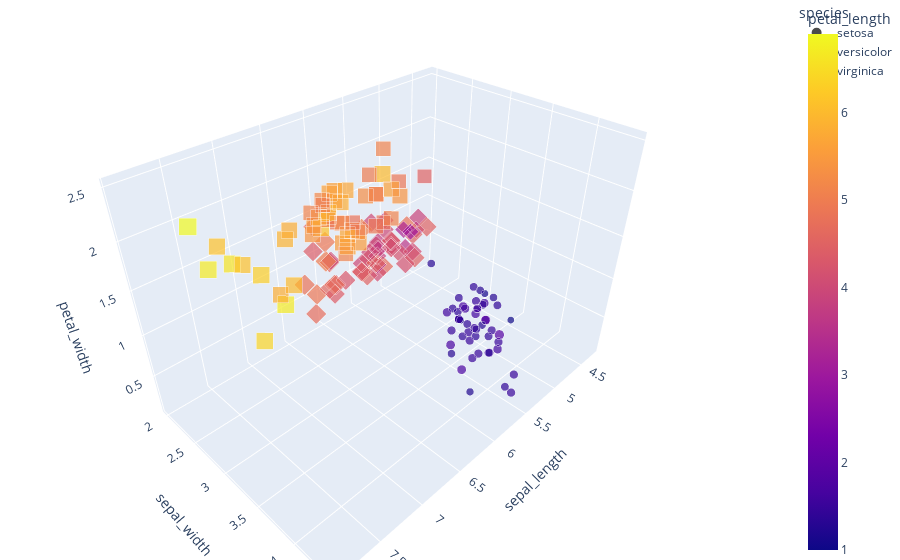

Notebook code for this chart:
### Code cell
df = px.data.iris()
fig = px.scatter_3d(df, x='sepal_length', y='sepal_width', z='petal_width',
              color='petal_length', size='petal_length', size_max=18,
              symbol='species', opacity=0.7)

# tight layout
fig.update_layout(margin=dict(l=0, r=0, b=0, t=0))

### Figure 1 — Plotly figure (JSON) as saved in the notebook; plotly's stock layout.template omitted (floating-point values rounded to 4 significant figures)
{"data": [{"hovertemplate": "species=setosa<br>sepal_length=%{x}<br>sepal_width=%{y}<br>petal_width=%{z}<br>petal_length=%{marker.color}<extra></extra>", "legendgroup": "setosa", "marker": {"color": [1.4, 1.4, 1.3, 1.5, 1.4, 1.7, 1.4, 1.5, 1.4, 1.5, 1.5, 1.6, 1.4, 1.1, 1.2, 1.5, 1.3, 1.4, 1.7, 1.5, 1.7, 1.5, 1, 1.7, 1.9, 1.6, 1.6, 1.5, 1.4, 1.6, 1.6, 1.5, 1.5, 1.4, 1.5, 1.2, 1.3, 1.5, 1.3, 1.5, 1.3, 1.3, 1.3, 1.6, 1.9, 1.4, 1.6, 1.4, 1.5, 1.4], "coloraxis": "coloraxis", "opacity": 0.7, "size": [1.4, 1.4, 1.3, 1.5, 1.4, 1.7, 1.4, 1.5, 1.4, 1.5, 1.5, 1.6, 1.4, 1.1, 1.2, 1.5, 1.3, 1.4, 1.7, 1.5, 1.7, 1.5, 1, 1.7, 1.9, 1.6, 1.6, 1.5, 1.4, 1.6, 1.6, 1.5, 1.5, 1.4, 1.5, 1.2, 1.3, 1.5, 1.3, 1.5, 1.3, 1.3, 1.3, 1.6, 1.9, 1.4, 1.6, 1.4, 1.5, 1.4], "sizemode": "area", "sizeref": 0.0213, "symbol": "circle"}, "mode": "markers", "name": "setosa", "scene": "scene", "showlegend": true, "type": "scatter3d", "x": [5.1, 4.9, 4.7, 4.6, 5, 5.4, 4.6, 5, 4.4, 4.9, 5.4, 4.8, 4.8, 4.3, 5.8, 5.7, 5.4, 5.1, 5.7, 5.1, 5.4, 5.1, 4.6, 5.1, 4.8, 5, 5, 5.2, 5.2, 4.7, 4.8, 5.4, 5.2, 5.5, 4.9, 5, 5.5, 4.9, 4.4, 5.1, 5, 4.5, 4.4, 5, 5.1, 4.8, 5.1, 4.6, 5.3, 5], "y": [3.5, 3, 3.2, 3.1, 3.6, 3.9, 3.4, 3.4, 2.9, 3.1, 3.7, 3.4, 3, 3, 4, 4.4, 3.9, 3.5, 3.8, 3.8, 3.4, 3.7, 3.6, 3.3, 3.4, 3, 3.4, 3.5, 3.4, 3.2, 3.1, 3.4, 4.1, 4.2, 3.1, 3.2, 3.5, 3.1, 3, 3.4, 3.5, 2.3, 3.2, 3.5, 3.8, 3, 3.8, 3.2, 3.7, 3.3], "z": [0.2, 0.2, 0.2, 0.2, 0.2, 0.4, 0.3, 0.2, 0.2, 0.1, 0.2, 0.2, 0.1, 0.1, 0.2, 0.4, 0.4, 0.3, 0.3, 0.3, 0.2, 0.4, 0.2, 0.5, 0.2, 0.2, 0.4, 0.2, 0.2, 0.2, 0.2, 0.4, 0.1, 0.2, 0.1, 0.2, 0.2, 0.1, 0.2, 0.2, 0.3, 0.3, 0.2, 0.6, 0.4, 0.3, 0.2, 0.2, 0.2, 0.2]}, {"hovertemplate": "species=versicolor<br>sepal_length=%{x}<br>sepal_width=%{y}<br>petal_width=%{z}<br>petal_length=%{marker.color}<extra></extra>", "legendgroup": "versicolor", "marker": {"color": [4.7, 4.5, 4.9, 4, 4.6, 4.5, 4.7, 3.3, 4.6, 3.9, 3.5, 4.2, 4, 4.7, 3.6, 4.4, 4.5, 4.1, 4.5, 3.9, 4.8, 4, 4.9, 4.7, 4.3, 4.4, 4.8, 5, 4.5, 3.5, 3.8, 3.7, 3.9, 5.1, 4.5, 4.5, 4.7, 4.4, 4.1, 4, 4.4, 4.6, 4, 3.3, 4.2, 4.2, 4.2, 4.3, 3, 4.1], "coloraxis": "coloraxis", "opacity": 0.7, "size": [4.7, 4.5, 4.9, 4, 4.6, 4.5, 4.7, 3.3, 4.6, 3.9, 3.5, 4.2, 4, 4.7, 3.6, 4.4, 4.5, 4.1, 4.5, 3.9, 4.8, 4, 4.9, 4.7, 4.3, 4.4, 4.8, 5, 4.5, 3.5, 3.8, 3.7, 3.9, 5.1, 4.5, 4.5, 4.7, 4.4, 4.1, 4, 4.4, 4.6, 4, 3.3, 4.2, 4.2, 4.2, 4.3, 3, 4.1], "sizemode": "area", "sizeref": 0.0213, "symbol": "diamond"}, "mode": "markers", "name": "versicolor", "scene": "scene", "showlegend": true, "type": "scatter3d", "x": [7, 6.4, 6.9, 5.5, 6.5, 5.7, 6.3, 4.9, 6.6, 5.2, 5, 5.9, 6, 6.1, 5.6, 6.7, 5.6, 5.8, 6.2, 5.6, 5.9, 6.1, 6.3, 6.1, 6.4, 6.6, 6.8, 6.7, 6, 5.7, 5.5, 5.5, 5.8, 6, 5.4, 6, 6.7, 6.3, 5.6, 5.5, 5.5, 6.1, 5.8, 5, 5.6, 5.7, 5.7, 6.2, 5.1, 5.7], "y": [3.2, 3.2, 3.1, 2.3, 2.8, 2.8, 3.3, 2.4, 2.9, 2.7, 2, 3, 2.2, 2.9, 2.9, 3.1, 3, 2.7, 2.2, 2.5, 3.2, 2.8, 2.5, 2.8, 2.9, 3, 2.8, 3, 2.9, 2.6, 2.4, 2.4, 2.7, 2.7, 3, 3.4, 3.1, 2.3, 3, 2.5, 2.6, 3, 2.6, 2.3, 2.7, 3, 2.9, 2.9, 2.5, 2.8], "z": [1.4, 1.5, 1.5, 1.3, 1.5, 1.3, 1.6, 1, 1.3, 1.4, 1, 1.5, 1, 1.4, 1.3, 1.4, 1.5, 1, 1.5, 1.1, 1.8, 1.3, 1.5, 1.2, 1.3, 1.4, 1.4, 1.7, 1.5, 1, 1.1, 1, 1.2, 1.6, 1.5, 1.6, 1.5, 1.3, 1.3, 1.3, 1.2, 1.4, 1.2, 1, 1.3, 1.2, 1.3, 1.3, 1.1, 1.3]}, {"hovertemplate": "species=virginica<br>sepal_length=%{x}<br>sepal_width=%{y}<br>petal_width=%{z}<br>petal_length=%{marker.color}<extra></extra>", "legendgroup": "virginica", "marker": {"color": [6, 5.1, 5.9, 5.6, 5.8, 6.6, 4.5, 6.3, 5.8, 6.1, 5.1, 5.3, 5.5, 5, 5.1, 5.3, 5.5, 6.7, 6.9, 5, 5.7, 4.9, 6.7, 4.9, 5.7, 6, 4.8, 4.9, 5.6, 5.8, 6.1, 6.4, 5.6, 5.1, 5.6, 6.1, 5.6, 5.5, 4.8, 5.4, 5.6, 5.1, 5.1, 5.9, 5.7, 5.2, 5, 5.2, 5.4, 5.1], "coloraxis": "coloraxis", "opacity": 0.7, "size": [6, 5.1, 5.9, 5.6, 5.8, 6.6, 4.5, 6.3, 5.8, 6.1, 5.1, 5.3, 5.5, 5, 5.1, 5.3, 5.5, 6.7, 6.9, 5, 5.7, 4.9, 6.7, 4.9, 5.7, 6, 4.8, 4.9, 5.6, 5.8, 6.1, 6.4, 5.6, 5.1, 5.6, 6.1, 5.6, 5.5, 4.8, 5.4, 5.6, 5.1, 5.1, 5.9, 5.7, 5.2, 5, 5.2, 5.4, 5.1], "sizemode": "area", "sizeref": 0.0213, "symbol": "square"}, "mode": "markers", "name": "virginica", "scene": "scene", "showlegend": true, "type": "scatter3d", "x": [6.3, 5.8, 7.1, 6.3, 6.5, 7.6, 4.9, 7.3, 6.7, 7.2, 6.5, 6.4, 6.8, 5.7, 5.8, 6.4, 6.5, 7.7, 7.7, 6, 6.9, 5.6, 7.7, 6.3, 6.7, 7.2, 6.2, 6.1, 6.4, 7.2, 7.4, 7.9, 6.4, 6.3, 6.1, 7.7, 6.3, 6.4, 6, 6.9, 6.7, 6.9, 5.8, 6.8, 6.7, 6.7, 6.3, 6.5, 6.2, 5.9], "y": [3.3, 2.7, 3, 2.9, 3, 3, 2.5, 2.9, 2.5, 3.6, 3.2, 2.7, 3, 2.5, 2.8, 3.2, 3, 3.8, 2.6, 2.2, 3.2, 2.8, 2.8, 2.7, 3.3, 3.2, 2.8, 3, 2.8, 3, 2.8, 3.8, 2.8, 2.8, 2.6, 3, 3.4, 3.1, 3, 3.1, 3.1, 3.1, 2.7, 3.2, 3.3, 3, 2.5, 3, 3.4, 3], "z": [2.5, 1.9, 2.1, 1.8, 2.2, 2.1, 1.7, 1.8, 1.8, 2.5, 2, 1.9, 2.1, 2, 2.4, 2.3, 1.8, 2.2, 2.3, 1.5, 2.3, 2, 2, 1.8, 2.1, 1.8, 1.8, 1.8, 2.1, 1.6, 1.9, 2, 2.2, 1.5, 1.4, 2.3, 2.4, 1.8, 1.8, 2.1, 2.4, 2.3, 1.9, 2.3, 2.5, 2.3, 1.9, 2, 2.3, 1.8]}], "layout": {"coloraxis": {"colorbar": {"title": {"text": "petal_length"}}, "colorscale": [[0, "#0d0887"], [0.1111, "#46039f"], [0.2222, "#7201a8"], [0.3333, "#9c179e"], [0.4444, "#bd3786"], [0.5556, "#d8576b"], [0.6667, "#ed7953"], [0.7778, "#fb9f3a"], [0.8889, "#fdca26"], [1, "#f0f921"]]}, "legend": {"itemsizing": "constant", "title": {"text": "species"}, "tracegroupgap": 0}, "margin": {"b": 0, "l": 0, "r": 0, "t": 0}, "scene": {"domain": {"x": [0, 1], "y": [0, 1]}, "xaxis": {"title": {"text": "sepal_length"}}, "yaxis": {"title": {"text": "sepal_width"}}, "zaxis": {"title": {"text": "petal_width"}}}}}
